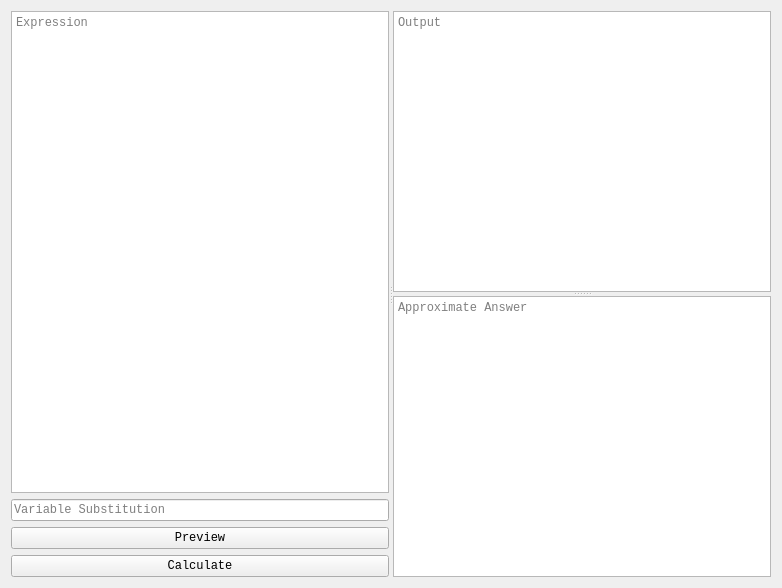
<?xml version="1.0" encoding="UTF-8"?>
<ui version="4.0">
 <class>EvaluateTab</class>
 <widget class="QWidget" name="EvaluateTab">
  <property name="geometry">
   <rect>
    <x>0</x>
    <y>0</y>
    <width>782</width>
    <height>588</height>
   </rect>
  </property>
  <property name="font">
   <font>
    <family>Courier New</family>
   </font>
  </property>
  <property name="windowTitle">
   <string>Form</string>
  </property>
  <layout class="QGridLayout" name="gridLayout">
   <item row="0" column="0">
    <widget class="QSplitter" name="splitter_2">
     <property name="orientation">
      <enum>Qt::Horizontal</enum>
     </property>
     <property name="childrenCollapsible">
      <bool>false</bool>
     </property>
     <widget class="QWidget" name="verticalLayoutWidget">
      <layout class="QVBoxLayout" name="verticalLayout">
       <item>
        <widget class="TextEdit" name="EvalExp">
         <property name="sizePolicy">
          <sizepolicy hsizetype="Expanding" vsizetype="Ignored">
           <horstretch>0</horstretch>
           <verstretch>0</verstretch>
          </sizepolicy>
         </property>
         <property name="toolTip">
          <string>Expression</string>
         </property>
         <property name="tabChangesFocus">
          <bool>true</bool>
         </property>
         <property name="placeholderText">
          <string>Expression</string>
         </property>
        </widget>
       </item>
       <item>
        <widget class="QLineEdit" name="EvalVarSub">
         <property name="toolTip">
          <string>Type in variable and what to subtitute variable with separated by a ':'. Example: x: pi/2. Don't forget to separate varaible and value with space</string>
         </property>
         <property name="placeholderText">
          <string>Variable Substitution</string>
         </property>
        </widget>
       </item>
       <item>
        <widget class="QPushButton" name="EvalPrev">
         <property name="toolTip">
          <string>Preview the expression</string>
         </property>
         <property name="text">
          <string>Preview</string>
         </property>
         <property name="autoDefault">
          <bool>true</bool>
         </property>
        </widget>
       </item>
       <item>
        <widget class="QPushButton" name="EvalCalc">
         <property name="toolTip">
          <string>Simplify the expression - Shift + Enter</string>
         </property>
         <property name="text">
          <string>Calculate</string>
         </property>
         <property name="autoDefault">
          <bool>true</bool>
         </property>
        </widget>
       </item>
      </layout>
     </widget>
     <widget class="QSplitter" name="splitter">
      <property name="orientation">
       <enum>Qt::Vertical</enum>
      </property>
      <property name="childrenCollapsible">
       <bool>false</bool>
      </property>
      <widget class="QTextBrowser" name="EvalOut">
       <property name="sizePolicy">
        <sizepolicy hsizetype="Expanding" vsizetype="Expanding">
         <horstretch>0</horstretch>
         <verstretch>0</verstretch>
        </sizepolicy>
       </property>
       <property name="toolTip">
        <string>Simplified Answer</string>
       </property>
       <property name="lineWrapMode">
        <enum>QTextEdit::NoWrap</enum>
       </property>
       <property name="placeholderText">
        <string>Output</string>
       </property>
      </widget>
      <widget class="QTextBrowser" name="EvalApprox">
       <property name="sizePolicy">
        <sizepolicy hsizetype="Expanding" vsizetype="Expanding">
         <horstretch>0</horstretch>
         <verstretch>0</verstretch>
        </sizepolicy>
       </property>
       <property name="toolTip">
        <string>Approximate answer of calculation</string>
       </property>
       <property name="placeholderText">
        <string>Approximate Answer</string>
       </property>
      </widget>
     </widget>
    </widget>
   </item>
  </layout>
 </widget>
 <customwidgets>
  <customwidget>
   <class>TextEdit</class>
   <extends>QPlainTextEdit</extends>
   <header>caspy3/qt_assets/highlight.h</header>
  </customwidget>
 </customwidgets>
 <resources/>
 <connections/>
</ui>
